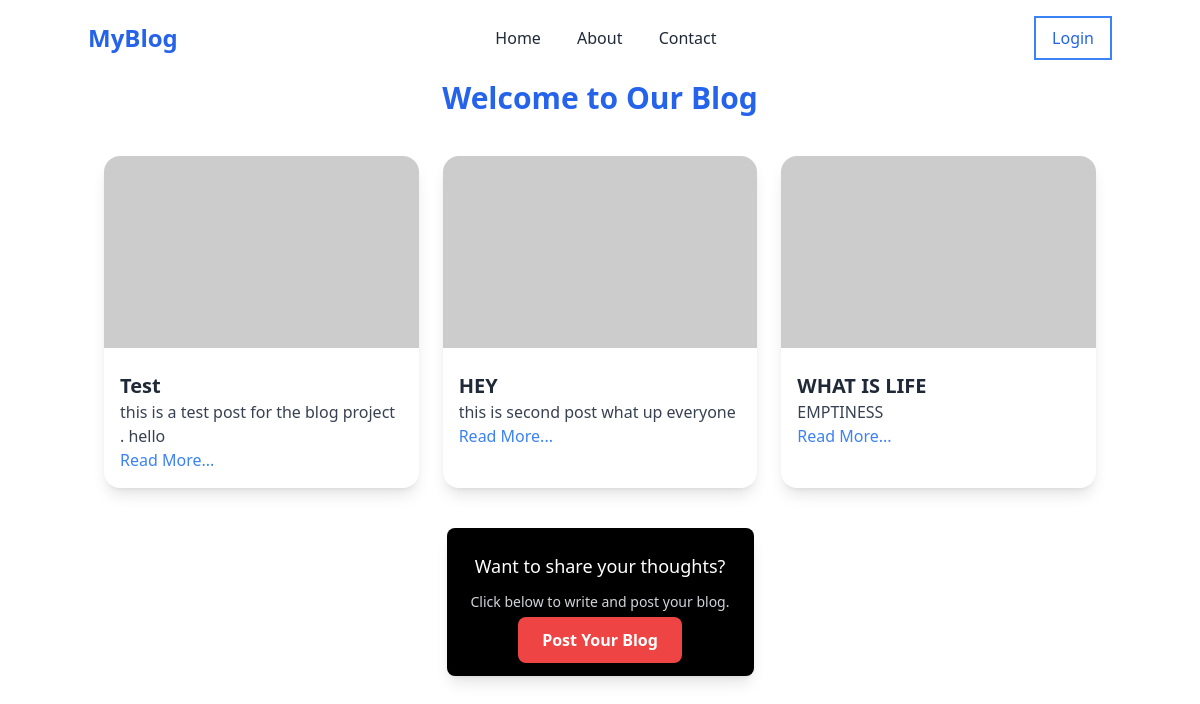
/, run on an earlier commit of the app's database.
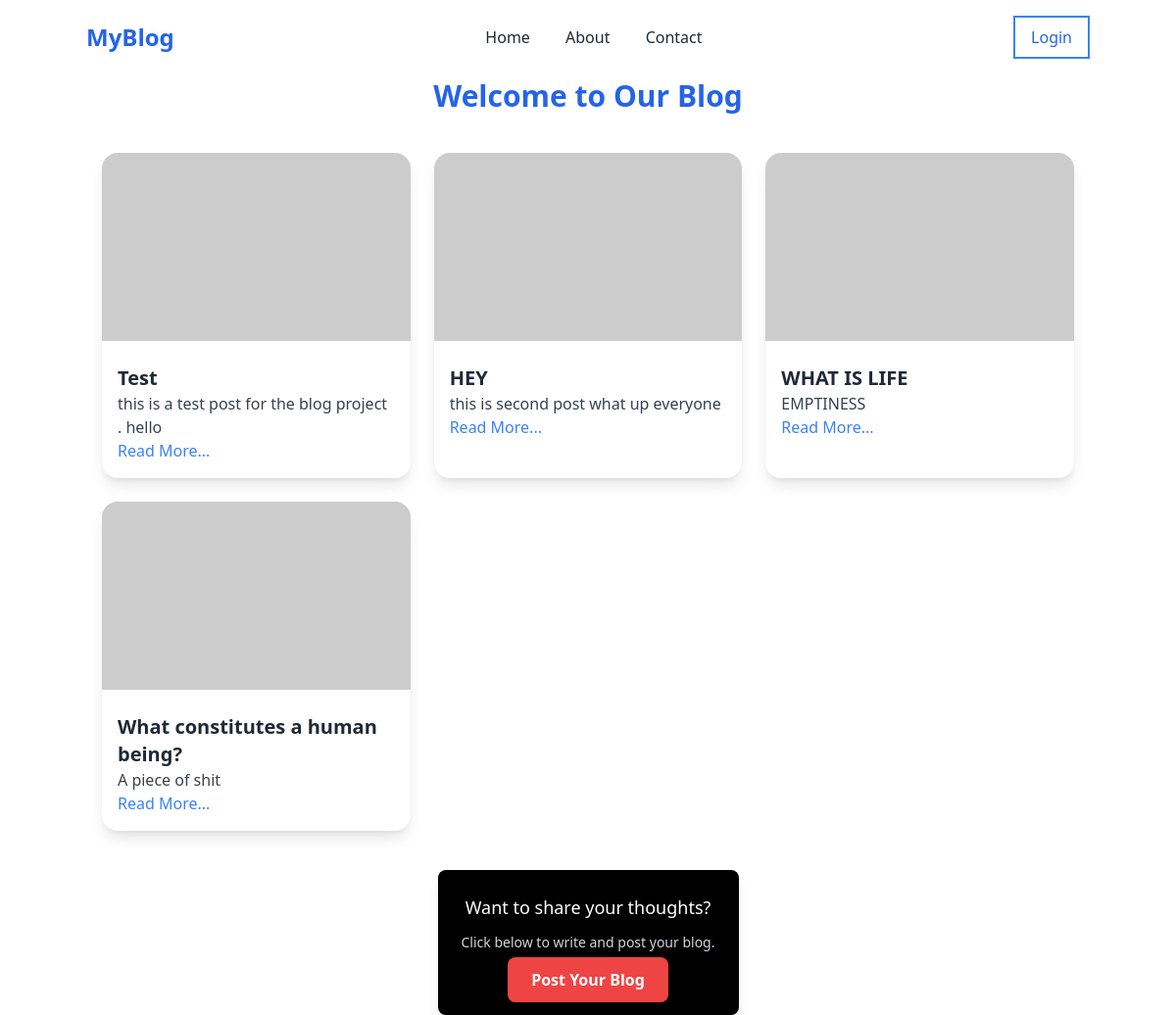
And on a later commit of the database.
### blog/models.py (models this page shows, shortened)
class Post(models.Model):
    title=models.CharField(max_length=200)
    content=models.TextField()
    author=models.CharField(max_length=100)
    created_at=models.DateTimeField(auto_now_add=True)
    updated_at=models.DateTimeField(auto_now=True)

### blog/views.py (the view)
# urls.py: path('', views.home, name='home'),
def home(request):
    posts=Post.objects.all()
    return render(request,'home.html',{'posts':posts})

### blog/templates/home.html
{% extends 'base.html' %}
{% block content %}
<div class="container mx-auto pt-20 px-4">
    <h1 class="text-center text-3xl font-bold text-blue-600 mb-10">Welcome to Our Blog</h1>
    <div class="grid md:grid-cols-3 gap-6">
        {% for post in posts %}
        <div class="bg-white rounded-2xl shadow-lg overflow-hidden transition-transform transform hover:scale-105 hover:shadow-xl">
            {% if post.image %}
            <img src="{{ post.image.url }}" alt="Post Image" class="w-full h-48 object-cover">
            {% else %}
            <img src="https://via.placeholder.com/300" alt="No Image" class="w-full h-48 object-cover">
            {% endif %}
            <div class="p-4">
                <h2 class="text-xl font-semibold text-gray-800 mt-2">{{ post.title }}</h2>
                <p class="text-gray-700">{{ post.content|truncatechars:100 }}</p>
                <a href="{% url 'blog' post.id %}" class="text-blue-500 hover:underline">Read More...</a>
            </div>
        </div>
        {% empty %}
        <p class="col-span-3 text-center text-gray-500">No posts available.</p>
        {% endfor %}
    </div>
</div>
<div class="flex justify-center mt-10">
    <div class="bg-black text-white p-6 rounded-lg shadow-lg text-center">
        <p class="mb-3 text-lg">Want to share your thoughts?</p>
        <p class="text-gray-300 text-sm mb-4">Click below to write and post your blog.</p>
        <a href="{%url 'postblog' %}" class="bg-red-500 text-white px-6 py-3 rounded-lg font-bold shadow-md
           hover:bg-red-600 transform hover:scale-105 transition">
            Post Your Blog
        </a>
    </div>
</div>
{% endblock %}

### blog/templates/base.html (shortened to what this page needs)
<!DOCTYPE html>
<html lang="en">
<head>
    {% load static %}
    <script src="https://cdn.tailwindcss.com"></script>
</head>
<body>
<nav class="absolute top-0 left-0 w-full p-4 bg-transparent z-10">
    <div class="container mx-auto flex justify-between items-center">
        <a href="{%url 'home'%}" class="text-blue-600 text-2xl font-bold">MyBlog</a>
        <div class="flex-1 text-center">
            <a href="{%url 'home'%}" class="text-gray-800 hover:text-blue-600 mx-4 transition">Home</a>
            <a href="{%url 'about'%}" class="text-gray-800 hover:text-blue-600 mx-4 transition">About</a>
            <a href="{%url 'contact'%}" class="text-gray-800 hover:text-blue-600 mx-4 transition">Contact</a>
        </div>
        <a href="{%url 'login'%}" class="bg-white-900 text-blue-600/100 px-4 py-2  border-2 border-blue-500 hover: transition">
            Login
        </a>
    </div>
</nav>
{% block content %}
{% endblock %}
</body>
</html>

What changed in the data, as far as the page shows it:
added Post: title "What constitutes a human being?", content "A piece of shit"
